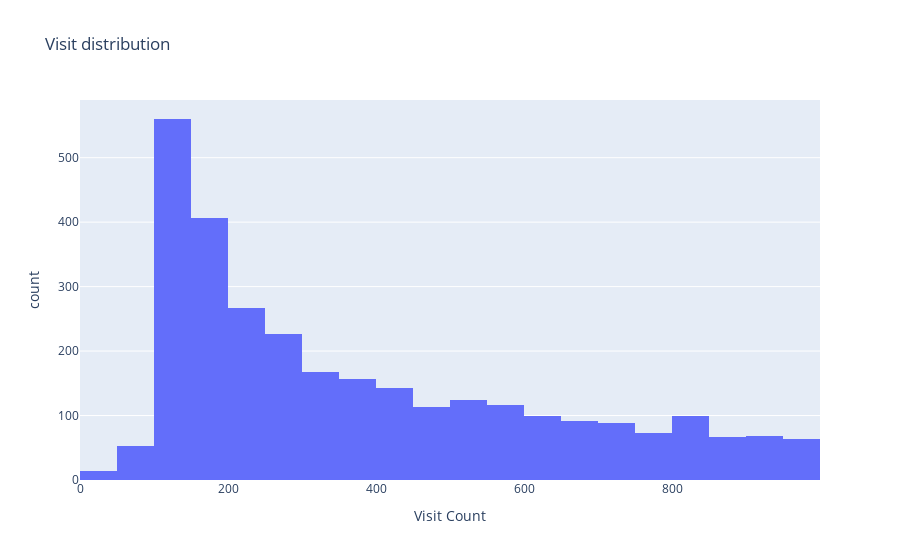

Notebook cell for this chart:
### Code cell
px.histogram(all_data,x='Visit Count', title='Visit distribution')

### Figure 1 — Plotly figure (JSON) as saved in the notebook; plotly's stock layout.template omitted (floating-point values rounded to 4 significant figures; data arrays with more than 128 entries replaced by an {"elided": "..."} marker saying what was removed)
{"data": [{"alignmentgroup": "True", "bingroup": "x", "hovertemplate": "Visit Count=%{x}<br>count=%{y}<extra></extra>", "legendgroup": "", "marker": {"color": "#636efa", "pattern": {"shape": ""}}, "name": "", "offsetgroup": "", "orientation": "v", "showlegend": false, "type": "histogram", "x": {"elided": "3000 int values"}, "xaxis": "x", "yaxis": "y"}], "layout": {"autosize": true, "barmode": "relative", "legend": {"tracegroupgap": 0}, "title": {"text": "Visit distribution"}, "xaxis": {"anchor": "y", "autorange": true, "domain": [0, 1], "range": [-0.5, 999.5], "title": {"text": "Visit Count"}, "type": "linear"}, "yaxis": {"anchor": "x", "autorange": true, "domain": [0, 1], "range": [0, 589.5], "title": {"text": "count"}}}}
